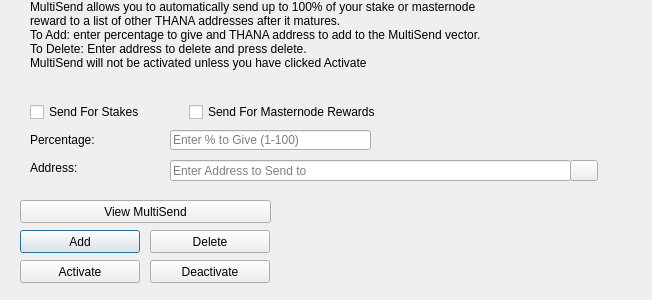
<?xml version="1.0" encoding="UTF-8"?>
<ui version="4.0">
 <class>MultiSendDialog</class>
 <widget class="QDialog" name="MultiSendDialog">
  <property name="windowModality">
   <enum>Qt::NonModal</enum>
  </property>
  <property name="geometry">
   <rect>
    <x>0</x>
    <y>0</y>
    <width>652</width>
    <height>300</height>
   </rect>
  </property>
  <property name="windowTitle">
   <string>MultiSend</string>
  </property>
  <widget class="QLineEdit" name="multiSendPercentEdit">
   <property name="geometry">
    <rect>
     <x>170</x>
     <y>130</y>
     <width>201</width>
     <height>20</height>
    </rect>
   </property>
   <property name="toolTip">
    <string>Enter whole numbers 1 - 100</string>
   </property>
   <property name="placeholderText">
    <string>Enter % to Give (1-100)</string>
   </property>
  </widget>
  <widget class="QLineEdit" name="multiSendAddressEdit">
   <property name="geometry">
    <rect>
     <x>170</x>
     <y>160</y>
     <width>401</width>
     <height>21</height>
    </rect>
   </property>
   <property name="toolTip">
    <string/>
   </property>
   <property name="placeholderText">
    <string>Enter Address to Send to</string>
   </property>
  </widget>
  <widget class="QLabel" name="label_2">
   <property name="geometry">
    <rect>
     <x>30</x>
     <y>0</y>
     <width>451</width>
     <height>121</height>
    </rect>
   </property>
   <property name="lineWidth">
    <number>1</number>
   </property>
   <property name="text">
    <string>MultiSend allows you to automatically send up to 100% of your stake or masternode reward to a list of other THANA addresses after it matures.
To Add: enter percentage to give and THANA address to add to the MultiSend vector.
To Delete: Enter address to delete and press delete.
MultiSend will not be activated unless you have clicked Activate</string>
   </property>
   <property name="alignment">
    <set>Qt::AlignLeading|Qt::AlignLeft|Qt::AlignTop</set>
   </property>
   <property name="wordWrap">
    <bool>true</bool>
   </property>
  </widget>
  <widget class="QLabel" name="message">
   <property name="geometry">
    <rect>
     <x>290</x>
     <y>200</y>
     <width>351</width>
     <height>91</height>
    </rect>
   </property>
   <property name="text">
    <string/>
   </property>
  </widget>
  <widget class="QPushButton" name="addButton">
   <property name="geometry">
    <rect>
     <x>20</x>
     <y>230</y>
     <width>120</width>
     <height>23</height>
    </rect>
   </property>
   <property name="toolTip">
    <string/>
   </property>
   <property name="statusTip">
    <string>Add to MultiSend Vector</string>
   </property>
   <property name="text">
    <string>Add</string>
   </property>
  </widget>
  <widget class="QPushButton" name="disableButton">
   <property name="geometry">
    <rect>
     <x>150</x>
     <y>260</y>
     <width>120</width>
     <height>23</height>
    </rect>
   </property>
   <property name="statusTip">
    <string>Deactivate MultiSend</string>
   </property>
   <property name="text">
    <string>Deactivate</string>
   </property>
  </widget>
  <widget class="QPushButton" name="addressBookButton">
   <property name="geometry">
    <rect>
     <x>570</x>
     <y>160</y>
     <width>28</width>
     <height>21</height>
    </rect>
   </property>
   <property name="toolTip">
    <string>Choose an address from the address book</string>
   </property>
   <property name="text">
    <string/>
   </property>
   <property name="icon">
    <iconset resource="../thana.qrc">
     <normaloff>:/icons/address-book</normaloff>:/icons/address-book</iconset>
   </property>
   <property name="shortcut">
    <string>Alt+A</string>
   </property>
   <property name="autoDefault">
    <bool>false</bool>
   </property>
  </widget>
  <widget class="QLabel" name="label">
   <property name="geometry">
    <rect>
     <x>30</x>
     <y>130</y>
     <width>121</width>
     <height>20</height>
    </rect>
   </property>
   <property name="toolTip">
    <string>Percentage of stake to send</string>
   </property>
   <property name="text">
    <string>Percentage:</string>
   </property>
  </widget>
  <widget class="QLabel" name="label_5">
   <property name="geometry">
    <rect>
     <x>30</x>
     <y>160</y>
     <width>111</width>
     <height>16</height>
    </rect>
   </property>
   <property name="toolTip">
    <string>Address to send portion of stake to</string>
   </property>
   <property name="text">
    <string>Address:</string>
   </property>
  </widget>
  <widget class="QPushButton" name="deleteButton">
   <property name="geometry">
    <rect>
     <x>150</x>
     <y>230</y>
     <width>120</width>
     <height>23</height>
    </rect>
   </property>
   <property name="toolTip">
    <string/>
   </property>
   <property name="statusTip">
    <string>Delete Address From MultiSend Vector</string>
   </property>
   <property name="text">
    <string>Delete</string>
   </property>
  </widget>
  <widget class="QPushButton" name="activateButton">
   <property name="geometry">
    <rect>
     <x>20</x>
     <y>260</y>
     <width>120</width>
     <height>23</height>
    </rect>
   </property>
   <property name="statusTip">
    <string>Activate MultiSend</string>
   </property>
   <property name="text">
    <string>Activate</string>
   </property>
  </widget>
  <widget class="QPushButton" name="viewButton">
   <property name="geometry">
    <rect>
     <x>20</x>
     <y>200</y>
     <width>251</width>
     <height>23</height>
    </rect>
   </property>
   <property name="toolTip">
    <string/>
   </property>
   <property name="statusTip">
    <string>View MultiSend Vector</string>
   </property>
   <property name="text">
    <string>View MultiSend</string>
   </property>
  </widget>
  <widget class="QWidget" name="horizontalLayoutWidget">
   <property name="geometry">
    <rect>
     <x>30</x>
     <y>100</y>
     <width>351</width>
     <height>24</height>
    </rect>
   </property>
   <layout class="QHBoxLayout" name="horizontalLayout">
    <item>
     <widget class="QCheckBox" name="multiSendStakeCheckBox">
      <property name="text">
       <string>Send For Stakes</string>
      </property>
     </widget>
    </item>
    <item>
     <widget class="QCheckBox" name="multiSendMasternodeCheckBox">
      <property name="text">
       <string>Send For Masternode Rewards</string>
      </property>
     </widget>
    </item>
   </layout>
  </widget>
 </widget>
 <resources>
  <include location="../thana.qrc"/>
 </resources>
 <connections/>
</ui>
